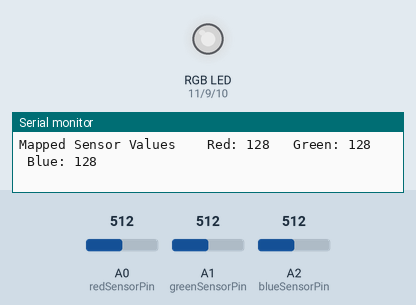
Simulated run of this sketch. Board: Arduino Uno, built with avr-gcc and run on an emulated ATmega328P. Parts: an RGB LED mixed from three pins (HIGH = lit), the last lines printed to the serial monitor. The inputs (shaded band) are chosen by the test bench; at power-on: A0 (redSensorPin) = 512, A1 (greenSensorPin) = 512, A2 (blueSensorPin) = 512. Dim RGB values are drawn brighter than linear.

Above: at 1.2 s.
1.3 s: A0 (redSensorPin) set to 408
At 2.6 s:
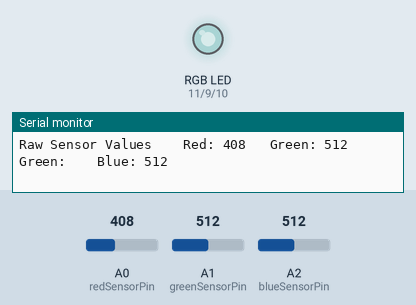
2.9 s: A0 (redSensorPin) set to 391
At 3.4 s:
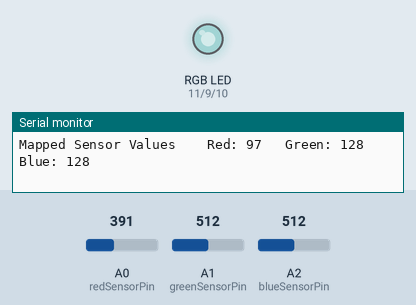
5.9 s: A1 (greenSensorPin) set to 409
At 6.4 s:
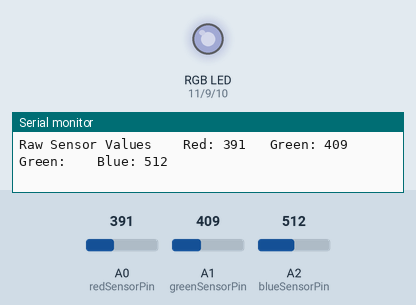
8.9 s: A1 (greenSensorPin) set to 385
At 10.2 s:
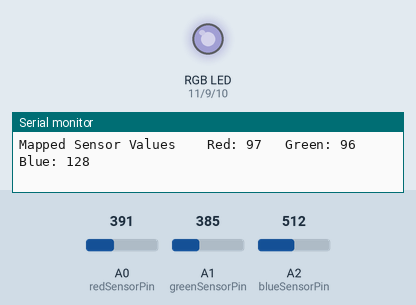
11.9 s: A2 (blueSensorPin) set to 406
At 13.1 s:
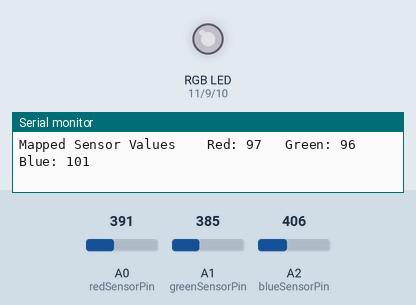
14.9 s: A2 (blueSensorPin) set to 392
At 15.9 s:
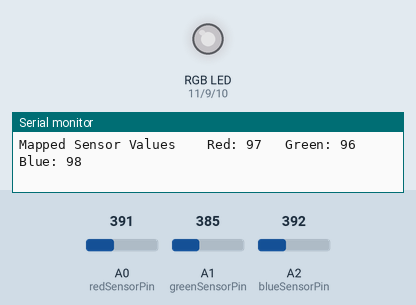
Timing chart, 0 to 17.9 s (numbered marks = the images above; inputs shaded):
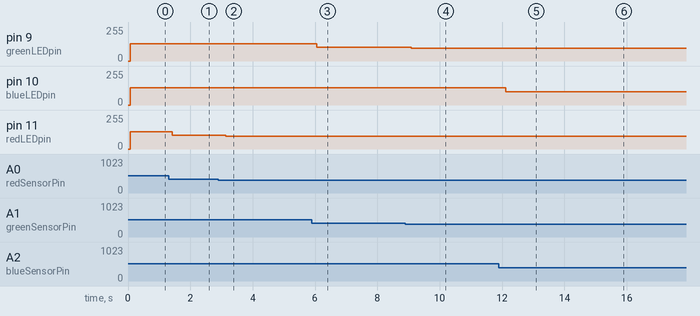

The sketch:

Color_Mixing_Lamp.ino
```cpp
const int greenLEDpin = 9, blueLEDpin = 10, redLEDpin = 11;
const int redSensorPin = A0, greenSensorPin = A1, blueSensorPin = A2;
int redValue = 0, greenValue = 0, blueValue = 0, redSensorValue = 0, greenSensorValue = 0, blueSensorValue = 0;

void setup() {
  Serial.begin(9600);
  pinMode(redLEDpin, OUTPUT);
  pinMode(greenLEDpin, OUTPUT);
  pinMode(blueLEDpin, OUTPUT);
}

void loop() {
  greenSensorValue = analogRead(greenSensorPin);
  delay(5);
  blueSensorValue = analogRead(blueSensorPin);
  delay(5);
  redSensorValue = analogRead(redSensorPin);

  Serial.print("Raw Sensor Values \t Red: ");
  Serial.print(redSensorValue);
  Serial.print("\t Green: ");
  Serial.print(greenSensorValue);
  Serial.print("\t Green: ");
  Serial.print("\t Blue: ");
  Serial.println(blueSensorValue);

  redValue = redSensorValue/4;
  greenValue = greenSensorValue/4;
  blueValue = blueSensorValue/4;

  Serial.print("Mapped Sensor Values \t Red: ");
  Serial.print(redValue);
  Serial.print("\t Green: ");
  Serial.print(greenValue);
  Serial.print("\t Blue: ");
  Serial.println(blueValue);

  analogWrite(redLEDpin, redValue);
  analogWrite(greenLEDpin, greenValue);
  analogWrite(blueLEDpin, blueValue);
}
```

Measured:
- after the input at 1.3 s, pin 11 (redLEDpin): 128/255 → 102/255 after 0.12 s
- after the input at 2.9 s, pin 11 (redLEDpin): 102/255 → 97/255 after 0.23 s
- after the input at 5.9 s, pin 9 (greenLEDpin): 128/255 → 102/255 after 0.15 s
- after the input at 8.9 s, pin 9 (greenLEDpin): 102/255 → 96/255 after 0.19 s
- after the input at 11.9 s, pin 10 (blueLEDpin): 128/255 → 101/255 after 0.21 s
- after the input at 14.9 s, pin 10 (blueLEDpin): 101/255 → 98/255 after 0.22 s
